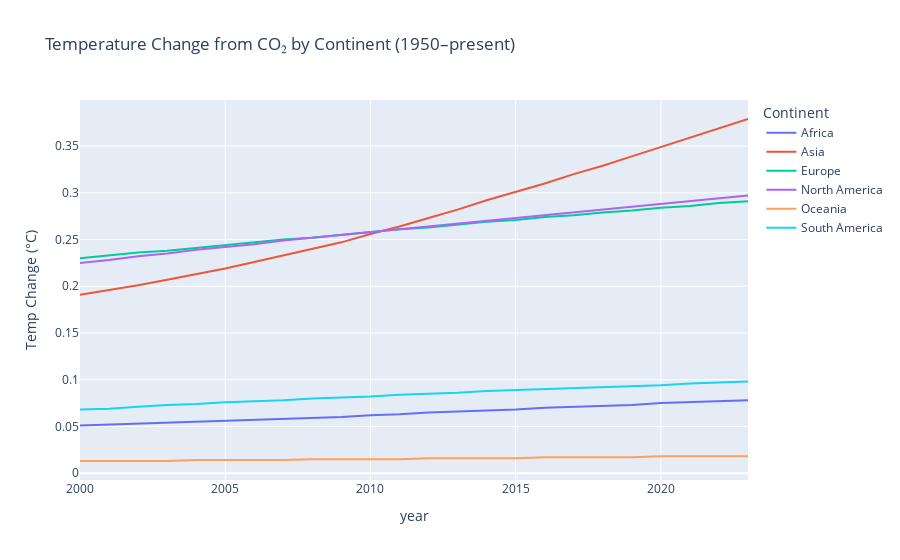

The notebook cell this image was saved under:
### Markdown cell above
#### Temperature change from $CO_2$ by continents from 1950 to 2020:

### Code cell
# Filter only continent-level data
continents = ["Africa", "Asia", "Europe", "North America", "South America", "Oceania"]
df_continents = df_emissions[
    df_emissions["country"].isin(continents) &
    df_emissions["temperature_change_from_co2"].notna()
]

# Optional: recent years only
df_continents = df_continents[df_continents["year"] >= 1950]

# Plot
fig = px.line(df_continents, x="year", y="temperature_change_from_co2", color="country",
              title="Temperature Change from CO₂ by Continent (1950–present)",
              labels={"country": "Continent", "temperature_change_from_co2": "Temp Change (°C)"})
fig.show()

### Figure 1 — Plotly figure (JSON) as saved in the notebook; plotly's stock layout.template omitted (floating-point values rounded to 4 significant figures)
{"data": [{"hovertemplate": "Continent=Africa<br>year=%{x}<br>Temp Change (°C)=%{y}<extra></extra>", "legendgroup": "Africa", "line": {"color": "#636efa", "dash": "solid"}, "marker": {"symbol": "circle"}, "mode": "lines", "name": "Africa", "orientation": "v", "showlegend": true, "type": "scatter", "x": [2000, 2001, 2002, 2003, 2004, 2005, 2006, 2007, 2008, 2009, 2010, 2011, 2012, 2013, 2014, 2015, 2016, 2017, 2018, 2019, 2020, 2021, 2022, 2023], "xaxis": "x", "y": [0.051, 0.052, 0.053, 0.054, 0.055, 0.056, 0.057, 0.058, 0.059, 0.06, 0.062, 0.063, 0.065, 0.066, 0.067, 0.068, 0.07, 0.071, 0.072, 0.073, 0.075, 0.076, 0.077, 0.078], "yaxis": "y"}, {"hovertemplate": "Continent=Asia<br>year=%{x}<br>Temp Change (°C)=%{y}<extra></extra>", "legendgroup": "Asia", "line": {"color": "#EF553B", "dash": "solid"}, "marker": {"symbol": "circle"}, "mode": "lines", "name": "Asia", "orientation": "v", "showlegend": true, "type": "scatter", "x": [2000, 2001, 2002, 2003, 2004, 2005, 2006, 2007, 2008, 2009, 2010, 2011, 2012, 2013, 2014, 2015, 2016, 2017, 2018, 2019, 2020, 2021, 2022, 2023], "xaxis": "x", "y": [0.191, 0.196, 0.201, 0.207, 0.213, 0.219, 0.226, 0.233, 0.24, 0.247, 0.256, 0.264, 0.273, 0.282, 0.292, 0.301, 0.31, 0.32, 0.329, 0.339, 0.349, 0.359, 0.369, 0.379], "yaxis": "y"}, {"hovertemplate": "Continent=Europe<br>year=%{x}<br>Temp Change (°C)=%{y}<extra></extra>", "legendgroup": "Europe", "line": {"color": "#00cc96", "dash": "solid"}, "marker": {"symbol": "circle"}, "mode": "lines", "name": "Europe", "orientation": "v", "showlegend": true, "type": "scatter", "x": [2000, 2001, 2002, 2003, 2004, 2005, 2006, 2007, 2008, 2009, 2010, 2011, 2012, 2013, 2014, 2015, 2016, 2017, 2018, 2019, 2020, 2021, 2022, 2023], "xaxis": "x", "y": [0.23, 0.233, 0.236, 0.238, 0.241, 0.244, 0.247, 0.25, 0.252, 0.255, 0.258, 0.261, 0.263, 0.266, 0.269, 0.271, 0.274, 0.276, 0.279, 0.281, 0.284, 0.286, 0.289, 0.291], "yaxis": "y"}, {"hovertemplate": "Continent=North America<br>year=%{x}<br>Temp Change (°C)=%{y}<extra></extra>", "legendgroup": "North America", "line": {"color": "#ab63fa", "dash": "solid"}, "marker": {"symbol": "circle"}, "mode": "lines", "name": "North America", "orientation": "v", "showlegend": true, "type": "scatter", "x": [2000, 2001, 2002, 2003, 2004, 2005, 2006, 2007, 2008, 2009, 2010, 2011, 2012, 2013, 2014, 2015, 2016, 2017, 2018, 2019, 2020, 2021, 2022, 2023], "xaxis": "x", "y": [0.225, 0.228, 0.232, 0.235, 0.239, 0.242, 0.245, 0.249, 0.252, 0.255, 0.258, 0.261, 0.264, 0.267, 0.27, 0.273, 0.276, 0.279, 0.282, 0.285, 0.288, 0.291, 0.294, 0.297], "yaxis": "y"}, {"hovertemplate": "Continent=Oceania<br>year=%{x}<br>Temp Change (°C)=%{y}<extra></extra>", "legendgroup": "Oceania", "line": {"color": "#FFA15A", "dash": "solid"}, "marker": {"symbol": "circle"}, "mode": "lines", "name": "Oceania", "orientation": "v", "showlegend": true, "type": "scatter", "x": [2000, 2001, 2002, 2003, 2004, 2005, 2006, 2007, 2008, 2009, 2010, 2011, 2012, 2013, 2014, 2015, 2016, 2017, 2018, 2019, 2020, 2021, 2022, 2023], "xaxis": "x", "y": [0.013, 0.013, 0.013, 0.013, 0.014, 0.014, 0.014, 0.014, 0.015, 0.015, 0.015, 0.015, 0.016, 0.016, 0.016, 0.016, 0.017, 0.017, 0.017, 0.017, 0.018, 0.018, 0.018, 0.018], "yaxis": "y"}, {"hovertemplate": "Continent=South America<br>year=%{x}<br>Temp Change (°C)=%{y}<extra></extra>", "legendgroup": "South America", "line": {"color": "#19d3f3", "dash": "solid"}, "marker": {"symbol": "circle"}, "mode": "lines", "name": "South America", "orientation": "v", "showlegend": true, "type": "scatter", "x": [2000, 2001, 2002, 2003, 2004, 2005, 2006, 2007, 2008, 2009, 2010, 2011, 2012, 2013, 2014, 2015, 2016, 2017, 2018, 2019, 2020, 2021, 2022, 2023], "xaxis": "x", "y": [0.068, 0.069, 0.071, 0.073, 0.074, 0.076, 0.077, 0.078, 0.08, 0.081, 0.082, 0.084, 0.085, 0.086, 0.088, 0.089, 0.09, 0.091, 0.092, 0.093, 0.094, 0.096, 0.097, 0.098], "yaxis": "y"}], "layout": {"legend": {"title": {"text": "Continent"}, "tracegroupgap": 0}, "title": {"text": "Temperature Change from CO₂ by Continent (1950–present)"}, "xaxis": {"anchor": "y", "domain": [0, 1], "title": {"text": "year"}}, "yaxis": {"anchor": "x", "domain": [0, 1], "title": {"text": "Temp Change (°C)"}}}}
